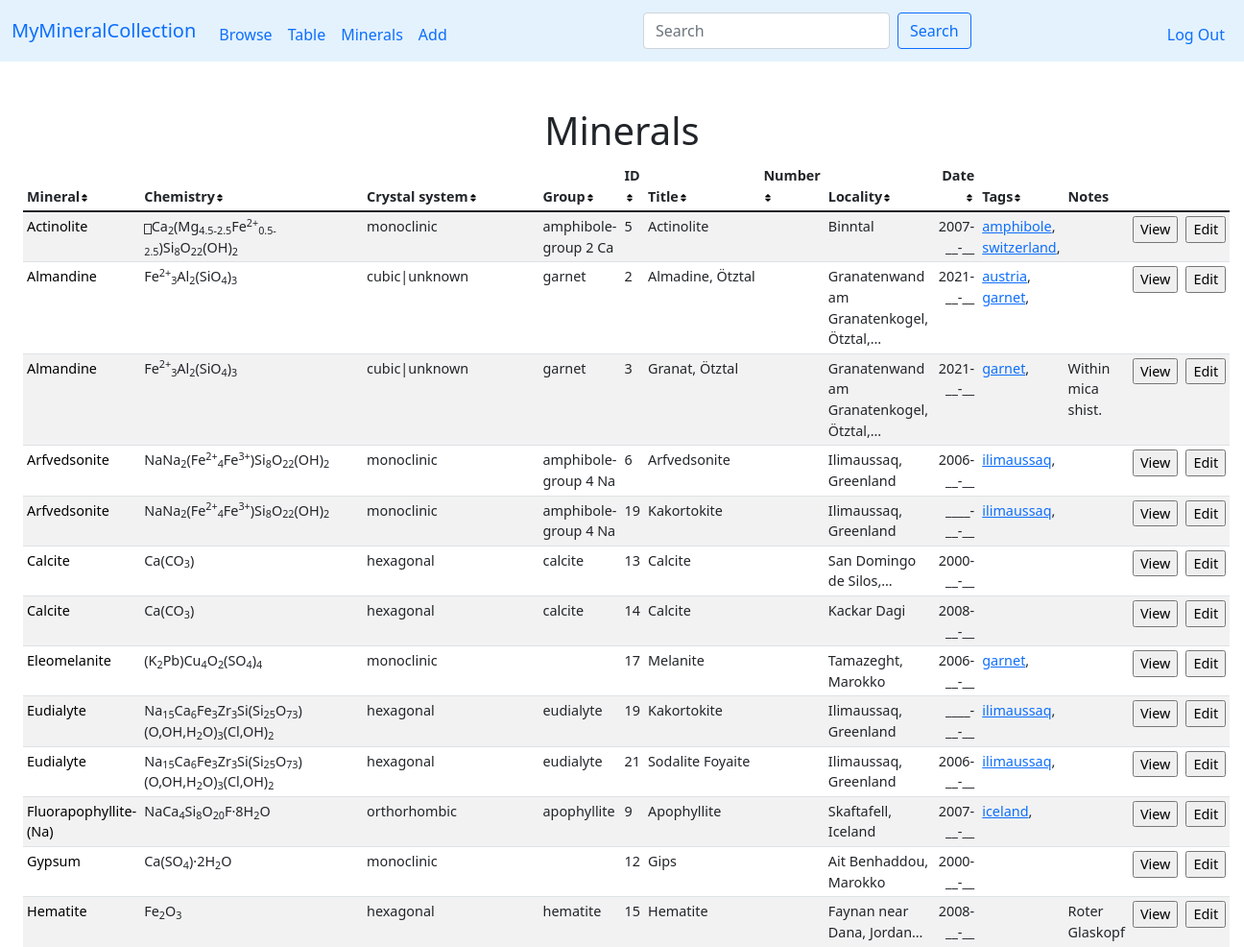
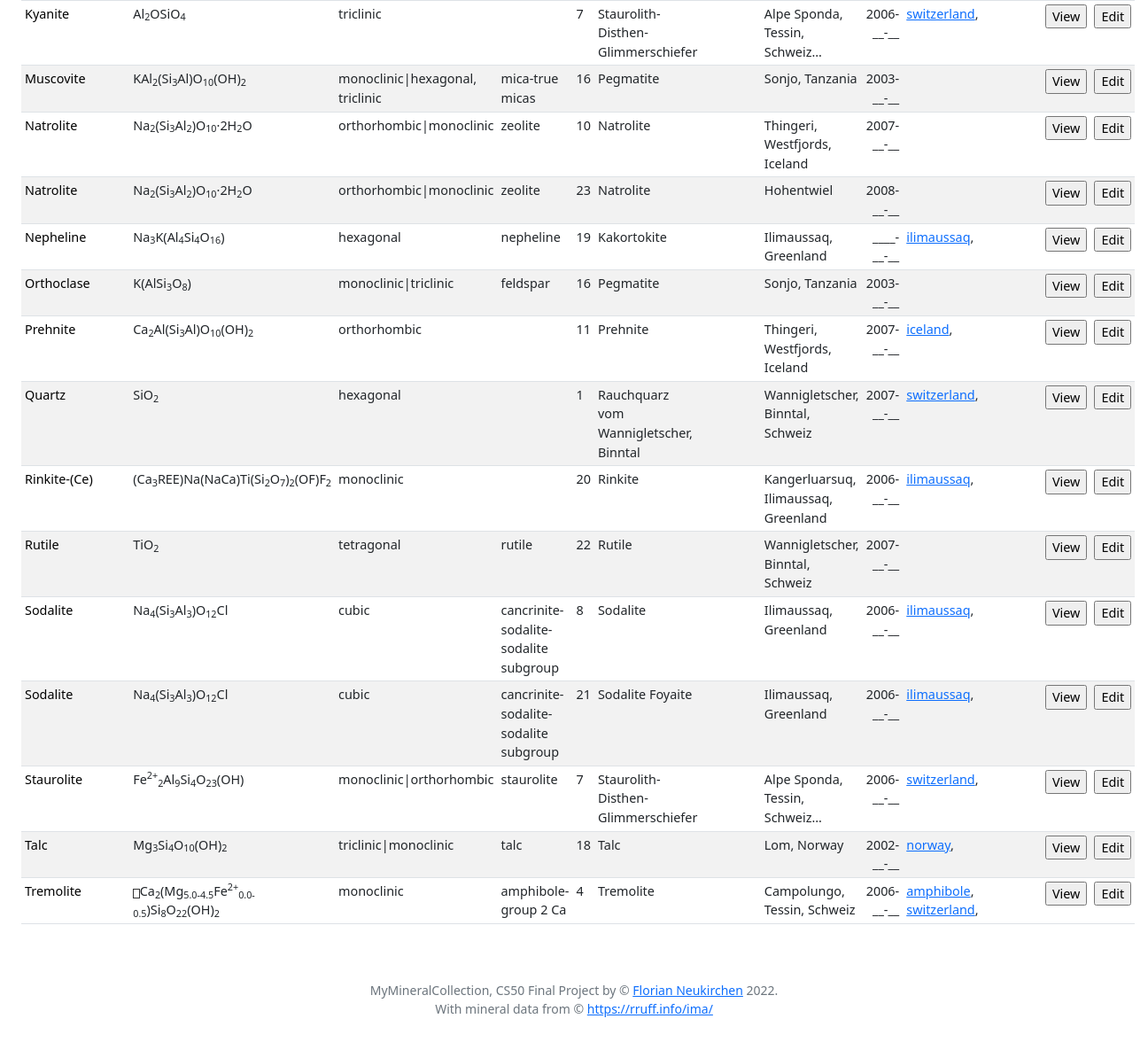
Page /mineral (signed in) on the earlier database version (2 pictures, top to bottom).
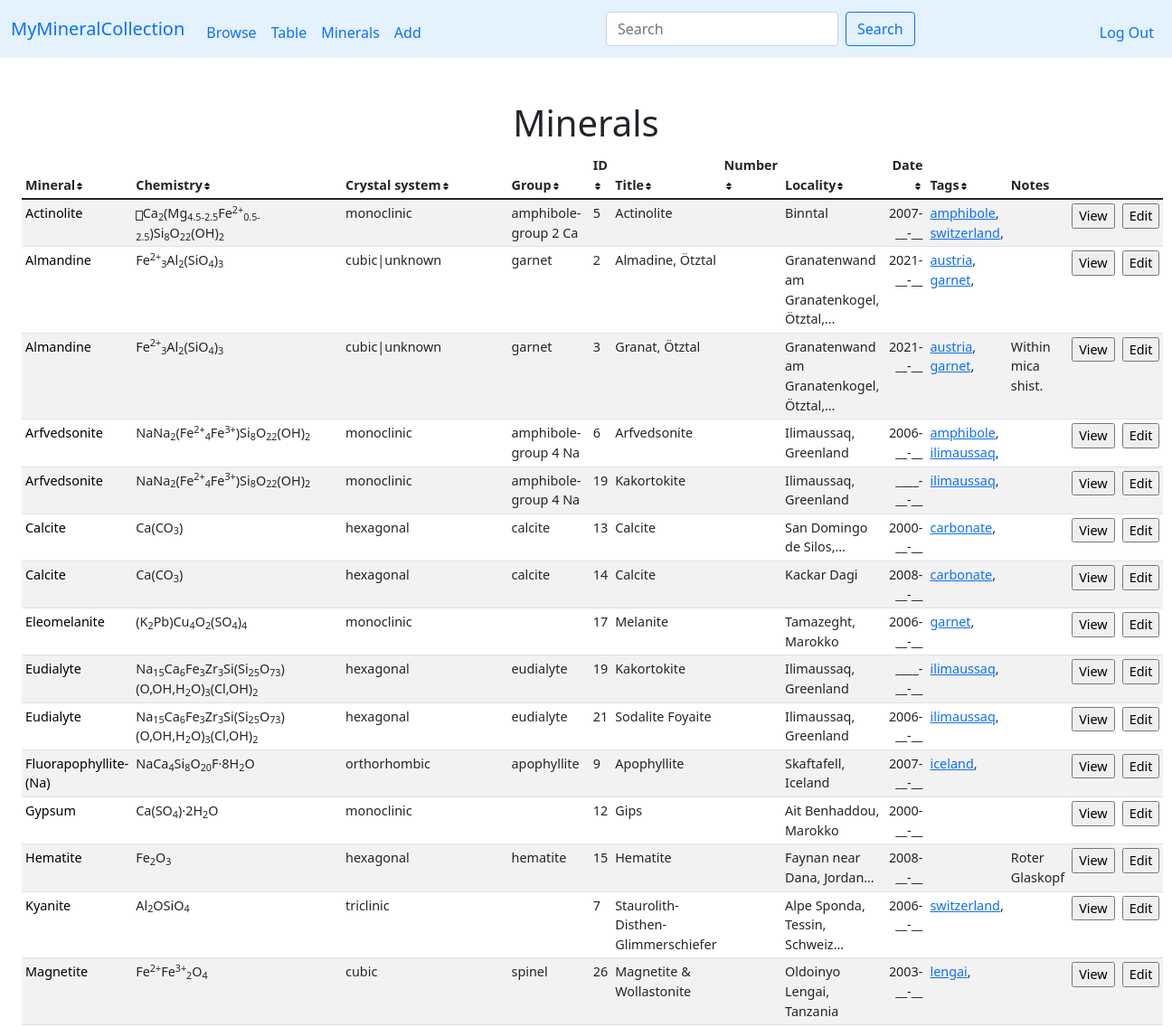
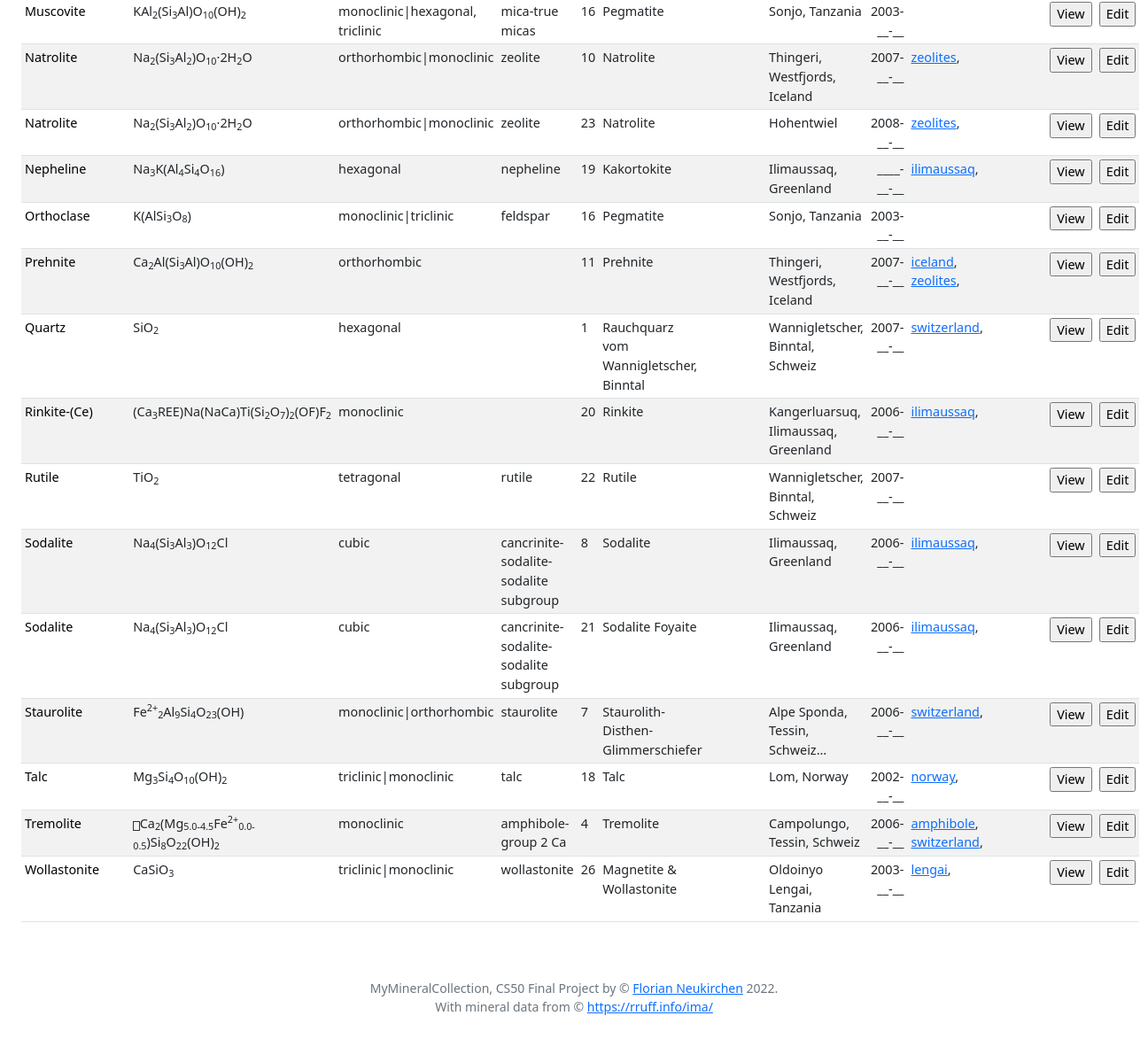
Same page on the later database version (2 pictures, top to bottom).
### tables this page shows
CREATE TABLE specmin (specimen_id INTEGER NOT NULL REFERENCES specimen(id) ON DELETE CASCADE, min_symbol TEXT NOT NULL, FOREIGN KEY(min_symbol) REFERENCES minerals(symbol));

CREATE TABLE minerals (symbol TEXT, name TEXT NOT NULL, chemistry TEXT, elements TEXT, crystal_system TEXT, fleischer TEXT, PRIMARY KEY(symbol));

CREATE TABLE specimen (id INTEGER PRIMARY KEY AUTOINCREMENT NOT NULL, user_id INTEGER NOT NULL, my_id TEXT, title TEXT, locality TEXT, day INTEGER, month INTEGER, year INTEGER, notes TEXT, thumbnail TEXT);

CREATE TABLE tags (specimen_id INTEGER NOT NULL REFERENCES specimen(id) ON DELETE CASCADE, tag TEXT NOT NULL);

### app.py (the view, shortened to what this page needs)
@app.route("/mineral")
def mineral():
    min = request.args.get("n")
    if not min:
        rows = db.execute("SELECT * FROM (SELECT * FROM SPECIMEN JOIN specmin ON specimen.id = specmin.specimen_id WHERE user_id = ?) a INNER JOIN minerals ON a.min_symbol = minerals.symbol ORDER BY minerals.name", session["user_id"])
        for row in rows:
            row['tags'] = db.execute("SELECT tags.tag AS tag FROM tags JOIN specimen ON tags.specimen_id = specimen.id WHERE specimen.id = ? ORDER BY tag", row['id'])
        return render_template("mintable.html", rows=rows)

### app.py (called while the page is built)
@app.after_request
def after_request(response):
    response.headers["Cache-Control"] = "no-cache, no-store, must-revalidate"
    response.headers["Expires"] = 0
    response.headers["Pragma"] = "no-cache"
    return response

### helpers.py (called while the page is built)
def date2(value):
    if not value:
        return "__"
    return f"{value:02d}"

def date4(value):
    if not value:
        return "____"
    return f"{value:04d}"

def taglink(value):
    if not value:
        return ""
    html = '<a href="tag?t=' + value + '">' + value + '</a>'
    return html

def minlink(value):
    if not value:
        return ""
    html = '<a href="mineral?n=' + value + '" class="minlink">' + value + '</a>'
    return html

def shortnotes(value):
    n = 4
    result_list = value.split()
    if len(result_list) < n:
        return value
    return " ".join(result_list[:n]) + "…"

### templates/mintable.html (shortened to what this page needs)
{% extends "layout.html" %}
{% block main %}
<div class="container-fluid">
    <h1>Minerals</h1>
    <table class="table table-striped size90 table-sm" id="mytable">
        <thead>
            <tr>
                <th class="text-start" onclick="sortTable(0)">Mineral<img src="static/sort-solid.svg" width="10px" height="10px"></th>
                <th class="text-start" onclick="sortTable(1)">Chemistry<img src="static/sort-solid.svg" width="10px" height="10px"></th>
                <th class="text-start" onclick="sortTable(2)">Crystal system<img src="static/sort-solid.svg" width="10px" height="10px"></th>
                <th class="text-start" onclick="sortTable(3)">Group<img src="static/sort-solid.svg" width="10px" height="10px"></th>
                <th class="text-start" id="IDColumn" onclick="sortTable(4)">ID<img src="static/sort-solid.svg" width="10px" height="10px"></th>
                <th class="text-start" onclick="sortTable(5)">Title<img src="static/sort-solid.svg" width="10px" height="10px"></th>
                <th class="text-start" onclick="sortTable(6)">Number<img src="static/sort-solid.svg" width="10px" height="10px"></th>
                <th class="text-start" onclick="sortTable(7)">Locality<img src="static/sort-solid.svg" width="10px" height="10px"></th>
                <th class="text-end" onclick="sortTable(8)">Date<img src="static/sort-solid.svg" width="10px" height="10px"></th>
                <th class="text-start" onclick="sortTable(9)">Tags<img src="static/sort-solid.svg" width="10px" height="10px"></th>
                <th class="text-start">Notes</th>
            </tr>
        </thead>
        <tbody>
            {% for row in rows %}
            <tr id="tr{{ row['id'] }}">
                <td class="text-start">{{ row['name'] | minlink | safe }}</td>
                <td class="text-start">{{ row['chemistry'] | safe }}</td>
                <td class="text-start">{{ row['crystal_system'] }}</td>
                <td class="text-start">{{ row['fleischer'] }}</td>
                <td class="text-start">{{ row['id'] }}</td>
                <td class="text-start">{{ row['title'] }}</td>
                <td class="text-start">{{ row['my_id'] }}</td>
                <td class="text-start">{{ row['locality'] | shortnotes }}</td>
                <td class="text-end">{{ row['year'] | date4}}-{{ row['month'] | date2 }}-{{ row['day'] | date2 }}</td>
                <td class="text-start">
                    {% for tag in row['tags'] %}
                    {{ tag['tag'] | taglink | safe }},
                    {% endfor %}
                </td>
                <td class="text-start">{{ row['notes'] | shortnotes }}</td>
                <td>
                    <form action="/view">
                        <input type="submit" value="View">
                    </form>
                </td>
                <td>
                    <form action="/edit">
                        <input type="submit" value="Edit">
                    </form>
                </td>
            </tr>
            {% endfor %}
        </tbody>
    </table>
</div>
{% endblock %}

### templates/layout.html (shortened to what this page needs)
<!DOCTYPE html>
<html lang="en">
    <head>
        <link href="https://cdn.jsdelivr.net/npm/bootstrap@5.1.3/dist/css/bootstrap.min.css" rel="stylesheet">
        <link href="/static/styles.css" rel="stylesheet">
    </head>
    <body>
        <nav class="navbar navbar-expand-md myblue">
            <div class="container-fluid">
                <a class="navbar-brand" href="/">MyMineralCollection</a>
                <div class="collapse navbar-collapse" id="navbarNav">
                    {% if session["user_id"] %}
                        <ul class="navbar-nav me-auto mt-2 mb-lg-0">
                            <li class="nav-item"><a class="nav-link" href="/">Browse</a></li>
                            <li class="nav-item"><a class="nav-link" href="/table">Table</a></li>
                            <li class="nav-item"><a class="nav-link" href="/mineral">Minerals</a></li>
                            <li class="nav-item"><a class="nav-link" href="/add">Add</a></li>
                        </ul>
                        <form class="d-flex" role="search" action="/">
                            <input class="form-control me-2" type="search" name="search" placeholder="Search" aria-label="Search">
                            <button class="btn btn-outline-primary" type="submit">Search</button>
                        </form>
                        <ul class="navbar-nav ms-auto mt-2">
                            <li class="nav-item"><a class="nav-link" href="/logout">Log Out</a></li>
                        </ul>
                    {% else %}
                        <ul class="navbar-nav ms-auto mt-2">
                            <li class="nav-item"><a class="nav-link" href="/register">Register</a></li>
                            <li class="nav-item"><a class="nav-link" href="/login">Log In</a></li>
                        </ul>
                    {% endif %}
                </div>
            </div>
        </nav>
        <main class="container-fluid py-5 text-center">
            {% block main %}{% endblock %}
        </main>
        <footer class="mb-5 small text-center text-muted">
            MyMineralCollection, CS50 Final Project by &#169; <a href="https://www.riannek.de/">Florian Neukirchen</a> 2022. <br> With mineral data from &#169; <a href="https://rruff.info/ima/">https://rruff.info/ima/</a>
        </footer>
</body>
</html>

### static/styles.css (style rules this page uses)
.myblue { background-color: #e3f2fd; }
.size90 { font-size: 90%; }
.minlink:link { text-decoration: none; color: black; }

Differences in the rows shown:
added tags: tag|taglink "austria", shown under specmin "Granat, Ötztal"
added tags: tag|taglink "amphibole", shown under specmin (number 4 of 30 on the later page)
added tags: tag|taglink "carbonate", shown under specmin "San Domingo de Silos,…"
added tags: tag|taglink "carbonate", shown under specmin "Kackar Dagi"
added specmin: name|minlink "Magnetite", chemistry "Fe 2+ Fe 3+ 2 O 4", crystal_system "cubic", fleischer "spinel", id "26", title "Magnetite & Wollastonite", locality|shortnotes "Oldoinyo Lengai, Tanzania", year "2003", month "__", day "__"
added tags: tag|taglink "lengai"
added tags: tag|taglink "zeolites", shown under specmin (number 17 of 30 on the later page)
added tags: tag|taglink "zeolites", shown under specmin "Hohentwiel"
added tags: tag|taglink "zeolites", shown under specmin "Prehnite"
added specmin: name|minlink "Wollastonite", chemistry "CaSiO 3", crystal_system "triclinic|monoclinic", fleischer "wollastonite", id "26", title "Magnetite & Wollastonite", locality|shortnotes "Oldoinyo Lengai, Tanzania", year "2003", month "__", day "__"
